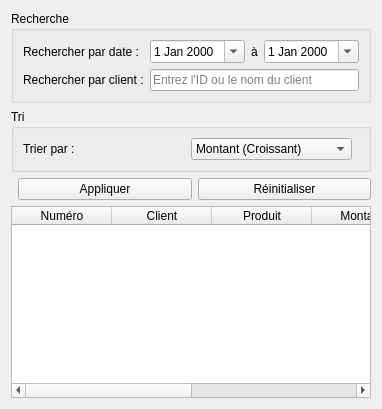
                    <widget class="QWidget" name="tabRechercheTri">
                      <attribute name="title">
                        <string>Recherche &amp; Tri</string>
                      </attribute>
                      <layout class="QVBoxLayout" name="vertical_recherche_tri">
                        <item>
                          <widget class="QGroupBox" name="groupRecherche">
                            <property name="title">
                              <string>Recherche</string>
                            </property>
                            <layout class="QGridLayout" name="gridRecherche">
                              <item row="0" column="0">
                                <widget class="QLabel" name="labelSearchDate">
                                  <property name="text">
                                    <string>Rechercher par date :</string>
                                  </property>
                                </widget>
                              </item>
                              <item row="0" column="1">
                                <widget class="QDateEdit" name="dateSearchDebut">
                                  <property name="calendarPopup">
                                    <bool>true</bool>
                                  </property>
                                </widget>
                              </item>
                              <item row="0" column="2">
                                <widget class="QLabel" name="labelSearchDateTo">
                                  <property name="text">
                                    <string>à</string>
                                  </property>
                                </widget>
                              </item>
                              <item row="0" column="3">
                                <widget class="QDateEdit" name="dateSearchFin">
                                  <property name="calendarPopup">
                                    <bool>true</bool>
                                  </property>
                                </widget>
                              </item>
                              <item row="1" column="0">
                                <widget class="QLabel" name="labelSearchClient">
                                  <property name="text">
                                    <string>Rechercher par client :</string>
                                  </property>
                                </widget>
                              </item>
                              <item row="1" column="1" colspan="3">
                                <widget class="QLineEdit" name="lineSearchClient">
                                  <property name="placeholderText">
                                    <string>Entrez l'ID ou le nom du client</string>
                                  </property>
                                </widget>
                              </item>
                            </layout>
                          </widget>
                        </item>
                        <item>
                          <widget class="QGroupBox" name="groupTri">
                            <property name="title">
                              <string>Tri</string>
                            </property>
                            <layout class="QGridLayout" name="gridTri">
                              <item row="0" column="0">
                                <widget class="QLabel" name="labelTriPar">
                                  <property name="text">
                                    <string>Trier par :</string>
                                  </property>
                                </widget>
                              </item>
                              <item row="0" column="1">
                                <widget class="QComboBox" name="comboTriPar">
                                  <item>
                                    <property name="text">
                                      <string>Montant (Croissant)</string>
                                    </property>
                                  </item>
                                  <item>
                                    <property name="text">
                                      <string>Montant (Décroissant)</string>
                                    </property>
                                  </item>
                                  <item>
                                    <property name="text">
                                      <string>Date (Récente)</string>
                                    </property>
                                  </item>
                                  <item>
                                    <property name="text">
                                      <string>Date (Ancien)</string>
                                    </property>
                                  </item>
                                  <item>
                                    <property name="text">
                                      <string>Statut</string>
                                    </property>
                                  </item>
                                  <item>
                                    <property name="text">
                                      <string>Client</string>
                                    </property>
                                  </item>
                                </widget>
                              </item>
                              <item row="0" column="2">
                                <spacer name="horizontalSpacer_tri">
                                  <property name="orientation">
                                    <enum>Qt::Horizontal</enum>
                                  </property>
                                </spacer>
                              </item>
                            </layout>
                          </widget>
                        </item>
                        <item>
                          <layout class="QHBoxLayout" name="hLayoutSearchButtons">
                            <item>
                              <spacer name="horizontalSpacer_search">
                                <property name="orientation">
                                  <enum>Qt::Horizontal</enum>
                                </property>
                              </spacer>
                            </item>
                            <item>
                              <widget class="QPushButton" name="btnAppliquerRecherche">
                                <property name="text">
                                  <string>Appliquer</string>
                                </property>
                              </widget>
                            </item>
                            <item>
                              <widget class="QPushButton" name="btnReinitialiserRecherche">
                                <property name="text">
                                  <string>Réinitialiser</string>
                                </property>
                              </widget>
                            </item>
                          </layout>
                        </item>
                        <item>
                          <widget class="QTableWidget" name="tableResultatsRecherche">
                            <property name="alternatingRowColors">
                              <bool>true</bool>
                            </property>
                            <column>
                              <property name="text">
                                <string>Numéro</string>
                              </property>
                            </column>
                            <column>
                              <property name="text">
                                <string>Client</string>
                              </property>
                            </column>
                            <column>
                              <property name="text">
                                <string>Produit</string>
                              </property>
                            </column>
                            <column>
                              <property name="text">
                                <string>Montant</string>
                              </property>
                            </column>
                            <column>
                              <property name="text">
                                <string>Date</string>
                              </property>
                            </column>
                            <column>
                              <property name="text">
                                <string>Statut</string>
                              </property>
                            </column>
                          </widget>
                        </item>
                      </layout>
                    </widget>
